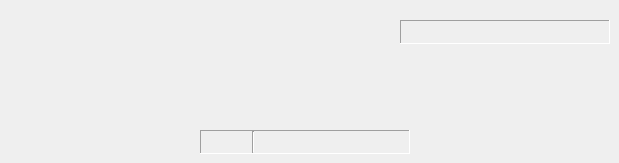
  <widget class="QWidget" name="centralwidget">
   <widget class="QFrame" name="fSBError">
    <property name="geometry">
     <rect>
      <x>400</x>
      <y>20</y>
      <width>210</width>
      <height>24</height>
     </rect>
    </property>
    <property name="minimumSize">
     <size>
      <width>210</width>
      <height>16</height>
     </size>
    </property>
    <property name="contextMenuPolicy">
     <enum>Qt::NoContextMenu</enum>
    </property>
    <property name="frameShape">
     <enum>QFrame::Panel</enum>
    </property>
    <property name="frameShadow">
     <enum>QFrame::Sunken</enum>
    </property>
    <property name="lineWidth">
     <number>1</number>
    </property>
    <property name="midLineWidth">
     <number>0</number>
    </property>
    <layout class="QHBoxLayout">
     <property name="spacing">
      <number>4</number>
     </property>
     <property name="leftMargin">
      <number>0</number>
     </property>
     <property name="topMargin">
      <number>0</number>
     </property>
     <property name="rightMargin">
      <number>0</number>
     </property>
     <property name="bottomMargin">
      <number>0</number>
     </property>
     <item>
      <widget class="QLabel" name="lSBErrorIcon">
       <property name="enabled">
        <bool>true</bool>
       </property>
       <property name="maximumSize">
        <size>
         <width>16</width>
         <height>16</height>
        </size>
       </property>
       <property name="frameShape">
        <enum>QFrame::NoFrame</enum>
       </property>
       <property name="frameShadow">
        <enum>QFrame::Plain</enum>
       </property>
       <property name="text">
        <string/>
       </property>
       <property name="scaledContents">
        <bool>true</bool>
       </property>
       <property name="buddy">
        <cstring>twShader</cstring>
       </property>
      </widget>
     </item>
     <item>
      <widget class="QLabel" name="lSBErrorText">
       <property name="enabled">
        <bool>true</bool>
       </property>
       <property name="text">
        <string/>
       </property>
       <property name="alignment">
        <set>Qt::AlignLeading|Qt::AlignLeft|Qt::AlignVCenter</set>
       </property>
       <property name="buddy">
        <cstring>twShader</cstring>
       </property>
      </widget>
     </item>
    </layout>
   </widget>
   <widget class="QFrame" name="fSBMouseInfo">
    <property name="geometry">
     <rect>
      <x>200</x>
      <y>130</y>
      <width>210</width>
      <height>24</height>
     </rect>
    </property>
    <property name="minimumSize">
     <size>
      <width>210</width>
      <height>16</height>
     </size>
    </property>
    <property name="contextMenuPolicy">
     <enum>Qt::NoContextMenu</enum>
    </property>
    <property name="frameShape">
     <enum>QFrame::Panel</enum>
    </property>
    <property name="frameShadow">
     <enum>QFrame::Sunken</enum>
    </property>
    <property name="lineWidth">
     <number>1</number>
    </property>
    <property name="midLineWidth">
     <number>0</number>
    </property>
    <layout class="QHBoxLayout">
     <property name="spacing">
      <number>4</number>
     </property>
     <property name="leftMargin">
      <number>0</number>
     </property>
     <property name="topMargin">
      <number>0</number>
     </property>
     <property name="rightMargin">
      <number>0</number>
     </property>
     <property name="bottomMargin">
      <number>0</number>
     </property>
     <item>
      <widget class="QLabel" name="lSBCurrentPosition">
       <property name="text">
        <string/>
       </property>
      </widget>
     </item>
     <item>
      <widget class="Line" name="line_9">
       <property name="orientation">
        <enum>Qt::Vertical</enum>
       </property>
      </widget>
     </item>
     <item>
      <widget class="QLabel" name="lSBCurrentValueR">
       <property name="palette">
        <palette>
         <active>
          <colorrole role="WindowText">
           <brush brushstyle="SolidPattern">
            <color alpha="255">
             <red>213</red>
             <green>12</green>
             <blue>12</blue>
            </color>
           </brush>
          </colorrole>
          <colorrole role="Text">
           <brush brushstyle="SolidPattern">
            <color alpha="255">
             <red>213</red>
             <green>12</green>
             <blue>12</blue>
            </color>
           </brush>
          </colorrole>
          <colorrole role="ButtonText">
           <brush brushstyle="SolidPattern">
            <color alpha="255">
             <red>213</red>
             <green>12</green>
             <blue>12</blue>
            </color>
           </brush>
          </colorrole>
         </active>
         <inactive>
          <colorrole role="WindowText">
           <brush brushstyle="SolidPattern">
            <color alpha="255">
             <red>213</red>
             <green>12</green>
             <blue>12</blue>
            </color>
           </brush>
          </colorrole>
          <colorrole role="Text">
           <brush brushstyle="SolidPattern">
            <color alpha="255">
             <red>213</red>
             <green>12</green>
             <blue>12</blue>
            </color>
           </brush>
          </colorrole>
          <colorrole role="ButtonText">
           <brush brushstyle="SolidPattern">
            <color alpha="255">
             <red>213</red>
             <green>12</green>
             <blue>12</blue>
            </color>
           </brush>
          </colorrole>
         </inactive>
         <disabled>
          <colorrole role="WindowText">
           <brush brushstyle="SolidPattern">
            <color alpha="255">
             <red>128</red>
             <green>128</green>
             <blue>128</blue>
            </color>
           </brush>
          </colorrole>
          <colorrole role="Text">
           <brush brushstyle="SolidPattern">
            <color alpha="255">
             <red>199</red>
             <green>199</green>
             <blue>199</blue>
            </color>
           </brush>
          </colorrole>
          <colorrole role="ButtonText">
           <brush brushstyle="SolidPattern">
            <color alpha="255">
             <red>128</red>
             <green>128</green>
             <blue>128</blue>
            </color>
           </brush>
          </colorrole>
         </disabled>
        </palette>
       </property>
       <property name="autoFillBackground">
        <bool>false</bool>
       </property>
       <property name="text">
        <string/>
       </property>
      </widget>
     </item>
     <item>
      <widget class="QLabel" name="lSBCurrentValueG">
       <property name="palette">
        <palette>
         <active>
          <colorrole role="WindowText">
           <brush brushstyle="SolidPattern">
            <color alpha="255">
             <red>99</red>
             <green>180</green>
             <blue>39</blue>
            </color>
           </brush>
          </colorrole>
          <colorrole role="Text">
           <brush brushstyle="SolidPattern">
            <color alpha="255">
             <red>99</red>
             <green>180</green>
             <blue>39</blue>
            </color>
           </brush>
          </colorrole>
          <colorrole role="ButtonText">
           <brush brushstyle="SolidPattern">
            <color alpha="255">
             <red>99</red>
             <green>180</green>
             <blue>39</blue>
            </color>
           </brush>
          </colorrole>
         </active>
         <inactive>
          <colorrole role="WindowText">
           <brush brushstyle="SolidPattern">
            <color alpha="255">
             <red>99</red>
             <green>180</green>
             <blue>39</blue>
            </color>
           </brush>
          </colorrole>
          <colorrole role="Text">
           <brush brushstyle="SolidPattern">
            <color alpha="255">
             <red>99</red>
             <green>180</green>
             <blue>39</blue>
            </color>
           </brush>
          </colorrole>
          <colorrole role="ButtonText">
           <brush brushstyle="SolidPattern">
            <color alpha="255">
             <red>99</red>
             <green>180</green>
             <blue>39</blue>
            </color>
           </brush>
          </colorrole>
         </inactive>
         <disabled>
          <colorrole role="WindowText">
           <brush brushstyle="SolidPattern">
            <color alpha="255">
             <red>128</red>
             <green>128</green>
             <blue>128</blue>
            </color>
           </brush>
          </colorrole>
          <colorrole role="Text">
           <brush brushstyle="SolidPattern">
            <color alpha="255">
             <red>199</red>
             <green>199</green>
             <blue>199</blue>
            </color>
           </brush>
          </colorrole>
          <colorrole role="ButtonText">
           <brush brushstyle="SolidPattern">
            <color alpha="255">
             <red>128</red>
             <green>128</green>
             <blue>128</blue>
            </color>
           </brush>
          </colorrole>
         </disabled>
        </palette>
       </property>
       <property name="text">
        <string/>
       </property>
      </widget>
     </item>
     <item>
      <widget class="QLabel" name="lSBCurrentValueB">
       <property name="palette">
        <palette>
         <active>
          <colorrole role="WindowText">
           <brush brushstyle="SolidPattern">
            <color alpha="255">
             <red>0</red>
             <green>0</green>
             <blue>255</blue>
            </color>
           </brush>
          </colorrole>
          <colorrole role="Text">
           <brush brushstyle="SolidPattern">
            <color alpha="255">
             <red>0</red>
             <green>0</green>
             <blue>255</blue>
            </color>
           </brush>
          </colorrole>
          <colorrole role="ButtonText">
           <brush brushstyle="SolidPattern">
            <color alpha="255">
             <red>0</red>
             <green>0</green>
             <blue>255</blue>
            </color>
           </brush>
          </colorrole>
         </active>
         <inactive>
          <colorrole role="WindowText">
           <brush brushstyle="SolidPattern">
            <color alpha="255">
             <red>0</red>
             <green>0</green>
             <blue>255</blue>
            </color>
           </brush>
          </colorrole>
          <colorrole role="Text">
           <brush brushstyle="SolidPattern">
            <color alpha="255">
             <red>0</red>
             <green>0</green>
             <blue>255</blue>
            </color>
           </brush>
          </colorrole>
          <colorrole role="ButtonText">
           <brush brushstyle="SolidPattern">
            <color alpha="255">
             <red>0</red>
             <green>0</green>
             <blue>255</blue>
            </color>
           </brush>
          </colorrole>
         </inactive>
         <disabled>
          <colorrole role="WindowText">
           <brush brushstyle="SolidPattern">
            <color alpha="255">
             <red>128</red>
             <green>128</green>
             <blue>128</blue>
            </color>
           </brush>
          </colorrole>
          <colorrole role="Text">
           <brush brushstyle="SolidPattern">
            <color alpha="255">
             <red>199</red>
             <green>199</green>
             <blue>199</blue>
            </color>
           </brush>
          </colorrole>
          <colorrole role="ButtonText">
           <brush brushstyle="SolidPattern">
            <color alpha="255">
             <red>128</red>
             <green>128</green>
             <blue>128</blue>
            </color>
           </brush>
          </colorrole>
         </disabled>
        </palette>
       </property>
       <property name="text">
        <string/>
       </property>
      </widget>
     </item>
    </layout>
   </widget>
  </widget>
